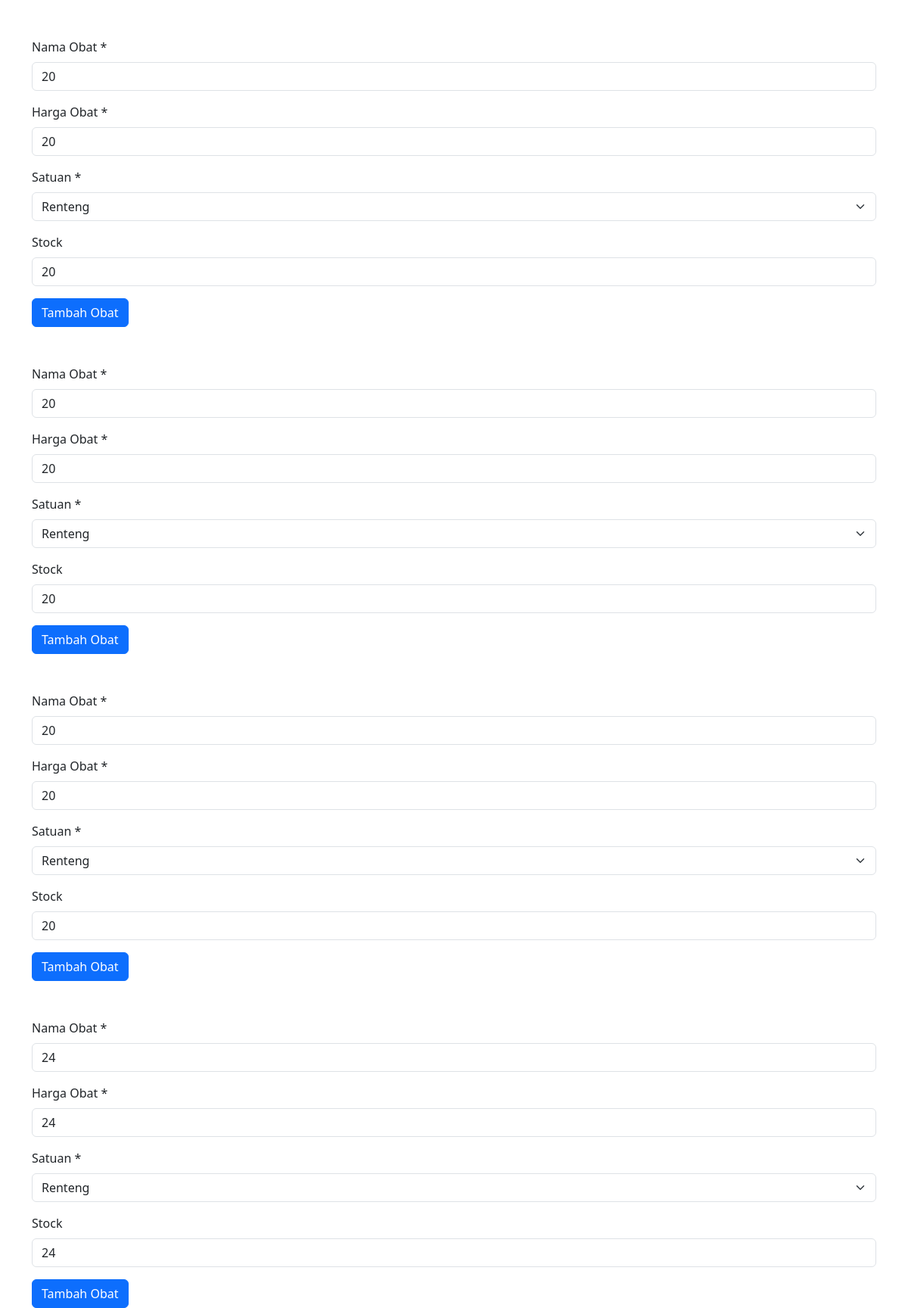
Page /edit.php on the committed database.
### tables this page shows
CREATE TABLE `tb_obat` (
  `id_obat` int(11) NOT NULL,
  `id_kategori` int(11) NOT NULL,
  `nama_obat` varchar(255) NOT NULL,
  `harga` int(11) NOT NULL,
  `satuan` enum('Renteng','PCS','Tube','Botol') NOT NULL,
  `stock` int(11) NOT NULL
);

### edit.php (the view, shortened to what this page needs)
<!DOCTYPE html>
<html lang="en">
<head>
    <link href="https://cdn.jsdelivr.net/npm/bootstrap@5.3.0-alpha1/dist/css/bootstrap.min.css" rel="stylesheet">
</head>
<?php
include "koneksi.php";
$tambah = mysqli_query($konek, "SELECT * FROM tb_obat");
while ($edit=mysqli_fetch_array($tambah)) {
?>
<body>
    <div class="container">
        <form id="obatForm" action="proses_tambah.php" method="POST">
            <div class="mb-3">
                <label for="nama_obat" class="form-label">Nama Obat *</label>
                <input type="text" class="form-control" id="nama_obat" name="nama_obat" value="<?=$edit['stock'];?>">
            </div>
            <div class="mb-3">
                <label for="harga" class="form-label">Harga Obat *</label>
                <input type="number" class="form-control" id="harga" name="harga" value="<?=$edit['stock'];?>">
            </div>
            <div class="mb-3">
                <label for="satuan" class="form-label">Satuan *</label>
                <select class="form-select" id="satuan" name="satuan">
                    <option value="Renteng">Renteng</option>
                </select>
            </div>
            <div class="mb-3">
                <label for="stock" class="form-label">Stock</label>
                <input type="number" class="form-control" id="stock" name="stock" value="<?=$edit['stock'];?>">
            </div>
            <button type="submit" class="btn btn-primary">Tambah Obat</button>
        </form>
    </div>
    <?php } ?>
</body>
</html>

### edit.php (style rules this page uses)
.container { margin-top: 50px; }

### rows in the picture
tb_obat: nama_obat "20", harga "20", stock "20"
tb_obat: nama_obat "20", harga "20", stock "20"
tb_obat: nama_obat "20", harga "20", stock "20"
tb_obat: nama_obat "24", harga "24", stock "24"
